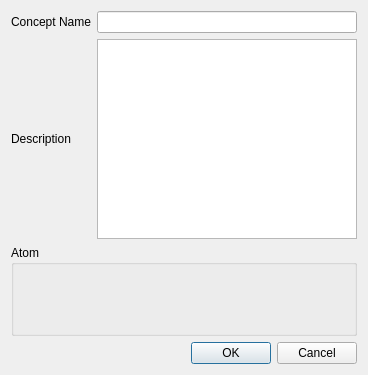
<?xml version="1.0" encoding="UTF-8"?>
<ui version="4.0">
 <class>NewConceptDialog</class>
 <widget class="QDialog" name="NewConceptDialog">
  <property name="geometry">
   <rect>
    <x>0</x>
    <y>0</y>
    <width>368</width>
    <height>375</height>
   </rect>
  </property>
  <property name="windowTitle">
   <string>Dialog</string>
  </property>
  <layout class="QGridLayout" name="gridLayout">
   <item row="3" column="0" colspan="2">
    <widget class="QDialogButtonBox" name="buttonBox">
     <property name="orientation">
      <enum>Qt::Horizontal</enum>
     </property>
     <property name="standardButtons">
      <set>QDialogButtonBox::Cancel|QDialogButtonBox::Ok</set>
     </property>
    </widget>
   </item>
   <item row="0" column="1">
    <widget class="QLineEdit" name="lineEdit"/>
   </item>
   <item row="0" column="0">
    <widget class="QLabel" name="nameLabel">
     <property name="text">
      <string>Concept Name</string>
     </property>
    </widget>
   </item>
   <item row="1" column="0">
    <widget class="QLabel" name="descLabel">
     <property name="text">
      <string>Description</string>
     </property>
    </widget>
   </item>
   <item row="2" column="0" colspan="2">
    <widget class="QGroupBox" name="groupBox">
     <property name="title">
      <string>Atom</string>
     </property>
     <layout class="QVBoxLayout" name="verticalLayout_2">
      <item>
       <layout class="QVBoxLayout" name="vBoxLayout"/>
      </item>
     </layout>
    </widget>
   </item>
   <item row="1" column="1">
    <widget class="QTextEdit" name="textEdit">
     <property name="maximumSize">
      <size>
       <width>16777215</width>
       <height>200</height>
      </size>
     </property>
    </widget>
   </item>
  </layout>
 </widget>
 <resources/>
 <connections>
  <connection>
   <sender>buttonBox</sender>
   <signal>rejected()</signal>
   <receiver>NewConceptDialog</receiver>
   <slot>reject()</slot>
   <hints>
    <hint type="sourcelabel">
     <x>316</x>
     <y>260</y>
    </hint>
    <hint type="destinationlabel">
     <x>286</x>
     <y>274</y>
    </hint>
   </hints>
  </connection>
 </connections>
</ui>
